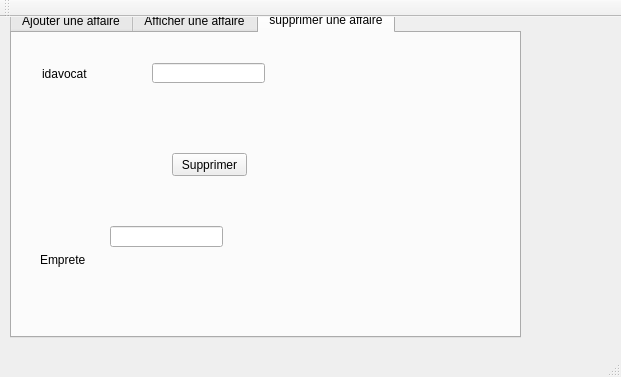
<?xml version="1.0" encoding="UTF-8"?>
<ui version="4.0">
 <class>MainWindow</class>
 <widget class="QMainWindow" name="MainWindow">
  <property name="geometry">
   <rect>
    <x>0</x>
    <y>0</y>
    <width>621</width>
    <height>377</height>
   </rect>
  </property>
  <property name="windowTitle">
   <string>Gestion des Clients</string>
  </property>
  <widget class="QWidget" name="centralWidget">
   <widget class="QTabWidget" name="tabWidget">
    <property name="geometry">
     <rect>
      <x>10</x>
      <y>-10</y>
      <width>511</width>
      <height>331</height>
     </rect>
    </property>
    <property name="currentIndex">
     <number>2</number>
    </property>
    <widget class="QWidget" name="tab">
     <attribute name="title">
      <string>Ajouter une affaire</string>
     </attribute>
     <widget class="QPushButton" name="pbAjouter">
      <property name="geometry">
       <rect>
        <x>420</x>
        <y>100</y>
        <width>75</width>
        <height>23</height>
       </rect>
      </property>
      <property name="text">
       <string>Ajouter</string>
      </property>
     </widget>
     <widget class="QGroupBox" name="groupBox_2">
      <property name="geometry">
       <rect>
        <x>0</x>
        <y>10</y>
        <width>391</width>
        <height>291</height>
       </rect>
      </property>
      <property name="title">
       <string>Ajout</string>
      </property>
      <widget class="QLabel" name="label_4">
       <property name="geometry">
        <rect>
         <x>20</x>
         <y>20</y>
         <width>51</width>
         <height>16</height>
        </rect>
       </property>
       <property name="text">
        <string>Id avocat</string>
       </property>
      </widget>
      <widget class="QLabel" name="label_5">
       <property name="geometry">
        <rect>
         <x>10</x>
         <y>40</y>
         <width>71</width>
         <height>21</height>
        </rect>
       </property>
       <property name="text">
        <string>NomAccusé</string>
       </property>
      </widget>
      <widget class="QLabel" name="label_6">
       <property name="geometry">
        <rect>
         <x>10</x>
         <y>80</y>
         <width>71</width>
         <height>16</height>
        </rect>
       </property>
       <property name="text">
        <string>PrenomAccusé</string>
       </property>
      </widget>
      <widget class="QLineEdit" name="le_id">
       <property name="geometry">
        <rect>
         <x>70</x>
         <y>20</y>
         <width>113</width>
         <height>20</height>
        </rect>
       </property>
      </widget>
      <widget class="QLineEdit" name="le_nom">
       <property name="geometry">
        <rect>
         <x>90</x>
         <y>50</y>
         <width>113</width>
         <height>20</height>
        </rect>
       </property>
      </widget>
      <widget class="QLineEdit" name="le_prenom">
       <property name="geometry">
        <rect>
         <x>90</x>
         <y>80</y>
         <width>113</width>
         <height>20</height>
        </rect>
       </property>
      </widget>
      <widget class="QDateEdit" name="le_date">
       <property name="geometry">
        <rect>
         <x>100</x>
         <y>110</y>
         <width>110</width>
         <height>22</height>
        </rect>
       </property>
      </widget>
      <widget class="QLabel" name="label_7">
       <property name="geometry">
        <rect>
         <x>20</x>
         <y>115</y>
         <width>71</width>
         <height>16</height>
        </rect>
       </property>
       <property name="text">
        <string>Datenaissance</string>
       </property>
      </widget>
      <widget class="QLineEdit" name="le_num">
       <property name="geometry">
        <rect>
         <x>90</x>
         <y>150</y>
         <width>113</width>
         <height>20</height>
        </rect>
       </property>
      </widget>
      <widget class="QLabel" name="label_10">
       <property name="geometry">
        <rect>
         <x>10</x>
         <y>150</y>
         <width>71</width>
         <height>16</height>
        </rect>
       </property>
       <property name="text">
        <string>numdossier</string>
       </property>
      </widget>
      <widget class="QLabel" name="label_8">
       <property name="geometry">
        <rect>
         <x>10</x>
         <y>180</y>
         <width>71</width>
         <height>16</height>
        </rect>
       </property>
       <property name="text">
        <string>Type</string>
       </property>
      </widget>
      <widget class="QLineEdit" name="lemprete">
       <property name="geometry">
        <rect>
         <x>90</x>
         <y>220</y>
         <width>113</width>
         <height>20</height>
        </rect>
       </property>
      </widget>
     </widget>
    </widget>
    <widget class="QWidget" name="tab_2">
     <attribute name="title">
      <string>Afficher une affaire</string>
     </attribute>
     <widget class="QTableView" name="tab_affjuridique">
      <property name="geometry">
       <rect>
        <x>10</x>
        <y>10</y>
        <width>256</width>
        <height>192</height>
       </rect>
      </property>
     </widget>
    </widget>
    <widget class="QWidget" name="tab_3">
     <attribute name="title">
      <string>supprimer une affaire</string>
     </attribute>
     <widget class="QLabel" name="label">
      <property name="geometry">
       <rect>
        <x>30</x>
        <y>25</y>
        <width>71</width>
        <height>31</height>
       </rect>
      </property>
      <property name="text">
       <string>idavocat</string>
      </property>
     </widget>
     <widget class="QLineEdit" name="le_id_supp">
      <property name="geometry">
       <rect>
        <x>140</x>
        <y>30</y>
        <width>113</width>
        <height>20</height>
       </rect>
      </property>
     </widget>
     <widget class="QPushButton" name="pb_supprimer">
      <property name="geometry">
       <rect>
        <x>160</x>
        <y>120</y>
        <width>75</width>
        <height>23</height>
       </rect>
      </property>
      <property name="text">
       <string>Supprimer</string>
      </property>
     </widget>
    </widget>
   </widget>
   <widget class="QLabel" name="label_9">
    <property name="geometry">
     <rect>
      <x>40</x>
      <y>235</y>
      <width>71</width>
      <height>16</height>
     </rect>
    </property>
    <property name="text">
     <string>Emprete</string>
    </property>
   </widget>
   <widget class="QLineEdit" name="le_type">
    <property name="geometry">
     <rect>
      <x>110</x>
      <y>209</y>
      <width>113</width>
      <height>21</height>
     </rect>
    </property>
   </widget>
  </widget>
  <widget class="QMenuBar" name="menuBar">
   <property name="geometry">
    <rect>
     <x>0</x>
     <y>0</y>
     <width>621</width>
     <height>22</height>
    </rect>
   </property>
  </widget>
  <widget class="QToolBar" name="mainToolBar">
   <attribute name="toolBarArea">
    <enum>TopToolBarArea</enum>
   </attribute>
   <attribute name="toolBarBreak">
    <bool>false</bool>
   </attribute>
  </widget>
  <widget class="QStatusBar" name="statusBar"/>
 </widget>
 <layoutdefault spacing="6" margin="11"/>
 <resources/>
 <connections/>
</ui>
